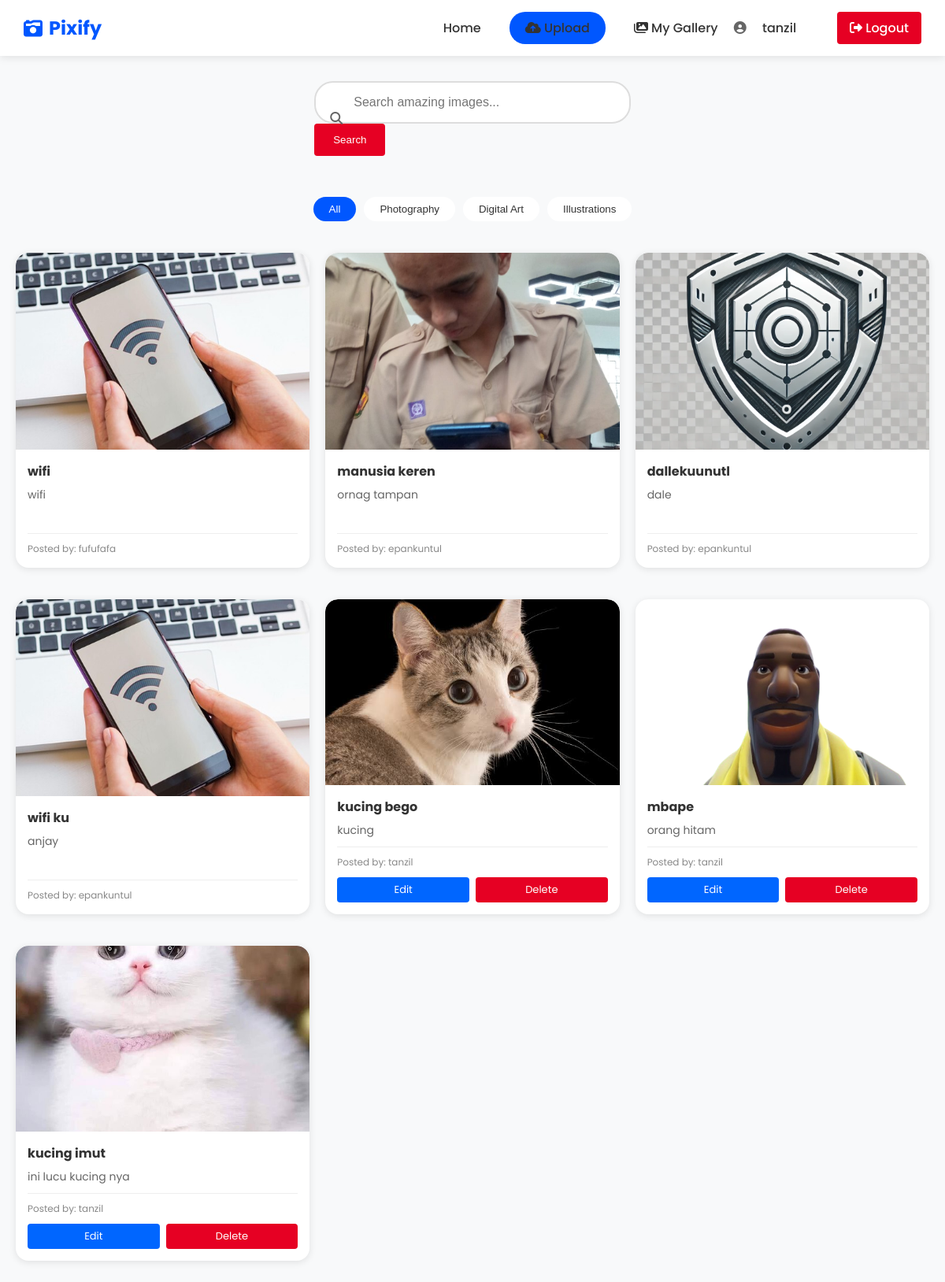
Page /galeriku/index.php (signed in) on the committed database.
### tables this page shows
CREATE TABLE `images` (
  `id` int(11) NOT NULL,
  `title` varchar(255) NOT NULL,
  `description` text DEFAULT NULL,
  `image_url` varchar(255) NOT NULL,
  `user_id` int(11) DEFAULT NULL,
  `created_at` timestamp NOT NULL DEFAULT current_timestamp()
);

CREATE TABLE `users` (
  `id` int(11) NOT NULL,
  `username` varchar(50) NOT NULL,
  `email` varchar(100) NOT NULL,
  `password` varchar(255) NOT NULL,
  `created_at` timestamp NOT NULL DEFAULT current_timestamp(),
  `avatar` varchar(255) DEFAULT 'assets/default-avatar.jpg',
  `cover_image` varchar(255) DEFAULT 'assets/default-cover.jpg',
  `bio` text DEFAULT NULL,
  `subscription_status` enum('free','pro','business') DEFAULT 'free',
  `website` varchar(255) DEFAULT NULL,
  `location` varchar(255) DEFAULT NULL,
  `social_links` longtext DEFAULT NULL CHECK (json_valid(`social_links`))
);

### galeriku/index.php (the view, shortened to what this page needs)
<?php
require_once 'config/db.php';
?>
<!DOCTYPE html>
<html lang="en">
<head>
    <link rel="stylesheet" href="css/style.css">
    <link rel="stylesheet" href="https://cdnjs.cloudflare.com/ajax/libs/font-awesome/6.5.1/css/all.min.css">
</head>
<body class="<?php echo !isset($_SESSION['user_id']) ? 'landing-page' : ''; ?>">
    <nav>
        <div class="nav-left">
            <div class="logo">
                <i class="fas fa-camera-retro"></i>
                <span>Pixify</span>
            </div>
        </div>
        <div class="nav-links">
            <a href="index.php" class="active">Home</a>
            <?php if (isset($_SESSION['user_id'])): ?>
                <a href="upload.php" class="upload-btn"><i class="fas fa-cloud-upload-alt"></i> Upload</a>
                <a href="my_images.php"><i class="fas fa-images"></i> My Gallery</a>
                <span class="username">
    <i class="fas fa-user-circle"></i>
    <a href="profile.php?id=<?php echo $_SESSION['user_id']; ?>" class="username-link">
        <?php echo htmlspecialchars($_SESSION['username']); ?>
    </a>
</span>
                <a href="logout.php" class="logout-btn"><i class="fas fa-sign-out-alt"></i> Logout</a>
            <?php else: ?>
                <a href="login.php" class="login-btn">Log in</a>
                <a href="register.php" class="signup-btn">Sign up free</a>
            <?php endif; ?>
        </div>
    </nav>
    <div class="search-container">
        <form action="" method="GET">
            <div class="search-box">
                <i class="fas fa-search"></i>
                <input type="text" name="search" placeholder="Search amazing images..."
                       value="<?php echo isset($_GET['search']) ? htmlspecialchars($_GET['search']) : ''; ?>">
                <button type="submit">Search</button>
            </div>
        </form>
    </div>
    <div class="category-filters">
        <button class="filter-btn active">All</button>
        <button class="filter-btn">Photography</button>
        <button class="filter-btn">Digital Art</button>
        <button class="filter-btn">Illustrations</button>
    </div>
    <div class="gallery <?php echo !isset($_SESSION['user_id']) ? 'landing-gallery' : ''; ?>">
        <?php
        try {
            if (isset($_GET['search']) && !empty($_GET['search'])) {
                $search = '%' . $_GET['search'] . '%';
                $stmt = $pdo->prepare("SELECT images.*, users.username
                                       FROM images
                                       JOIN users ON images.user_id = users.id
                                       WHERE title LIKE ? OR description LIKE ?
                                       ORDER BY images.created_at DESC");
                $stmt->execute([$search, $search]);
            } else {
                $stmt = $pdo->prepare("SELECT images.*, users.username
                                       FROM images
                                       JOIN users ON images.user_id = users.id
                                       ORDER BY images.created_at DESC");
                $stmt->execute();
            }
            while ($row = $stmt->fetch()) {
                ?>
                <div class="pin">
                    <div class="pin-image"
                         onclick="openModal('<?php echo htmlspecialchars($row['image_url']); ?>',
                                             '<?php echo htmlspecialchars(addslashes($row['title'])); ?>',
                                             '<?php echo htmlspecialchars(addslashes($row['description'])); ?>',
                                             '<?php echo htmlspecialchars($row['username']); ?>',
                                             <?php echo $row['id']; ?>,
                                             <?php echo $row['user_id']; ?>,
                                             <?php echo isset($_SESSION['user_id']) ? $_SESSION['user_id'] : 'null'; ?>)">
                        <img src="<?php echo htmlspecialchars($row['image_url']); ?>"
                             alt="<?php echo htmlspecialchars($row['title']); ?>">
                    </div>
                    <div class="pin-info">
                        <h3><?php echo htmlspecialchars($row['title']); ?></h3>
                        <p class="description"><?php echo htmlspecialchars($row['description']); ?></p>
                        <p class="posted-by">Posted by: <?php echo htmlspecialchars($row['username']); ?></p>
                        <?php if (isset($_SESSION['user_id']) && $row['user_id'] == $_SESSION['user_id']): ?>
                            <div class="pin-actions">
                                <a href="edit.php?id=<?php echo $row['id']; ?>" class="edit-btn">Edit</a>
                                <a href="delete.php?id=<?php echo $row['id']; ?>"
                                   class="delete-btn"
                                   onclick="return confirm('Are you sure you want to delete this image?')">Delete</a>
                            </div>
                        <?php endif; ?>
                    </div>
                </div>
                <?php
            }
        } catch (PDOException $e) {
            echo '<div class="error">Error loading images.</div>';
        }
        ?>
    </div>
</body>
</html>

### rows in the picture
images: image_url (picture), title "wifi", description "wifi", user.username "fufufafa"
images: image_url (picture), title "manusia keren", description "ornag tampan", user.username "epankuntul"
images: image_url (picture), title "dallekuunutl", description "dale", user.username "epankuntul"
images: image_url (picture), title "wifi ku", description "anjay", user.username "epankuntul"
images: image_url (picture), title "kucing bego", description "kucing", user.username "tanzil"
images: image_url (picture), title "mbape", description "orang hitam", user.username "tanzil"
images: image_url (picture), title "kucing imut", description "ini lucu kucing nya", user.username "tanzil"

### other values in the picture
$_SESSION['username'] "tanzil"
